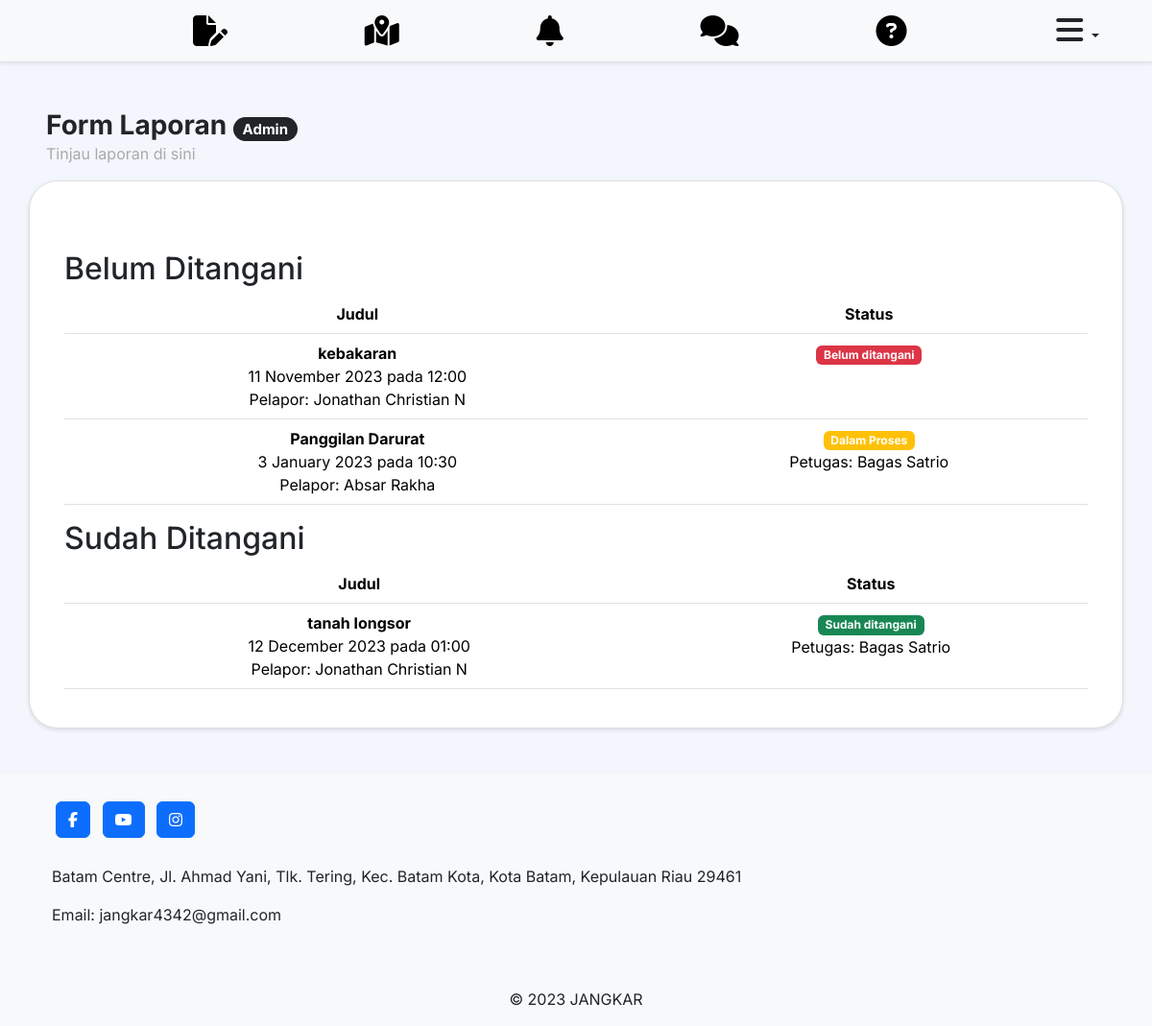
Screenshot of /laporan.php (signed in) with the database file from the repository.
### tables this page shows
CREATE TABLE report (
    report_id INT NOT NULL AUTO_INCREMENT PRIMARY KEY,
    report_title VARCHAR(30),
    report_description VARCHAR(255),
    report_time DATETIME NOT NULL,
    incident_time DATETIME,
    photo VARCHAR(120),
    record VARCHAR(120),
    video VARCHAR(120),
    status ENUM('Belum ditangani', 'Dalam proses', 'Sudah ditangani', 'Ditangguhkan') NOT NULL,
    NIK CHAR(16),
    response TEXT,
    security_id CHAR(11),
    FOREIGN KEY (NIK) REFERENCES residents(NIK),
    FOREIGN KEY (security_id) REFERENCES security(security_id)
);

CREATE TABLE user (
    user_id CHAR(11) PRIMARY KEY,
    username VARCHAR(50) NOT NULL,
    password VARCHAR(15) NOT NULL,
    role ENUM('resident', 'security', 'admin') NOT NULL,
    name VARCHAR(50) NOT NULL
);

### laporan.php (the view, shortened to what this page needs)
<?php
$name = $_SESSION['name'];
$role = $_SESSION['role'];
?>
<!DOCTYPE html>
<html lang="id-ID">
    <head>
        <link rel='stylesheet' href='admin.css'>
        <link rel='stylesheet' href='css/bootstrap.min.css'>
        <link rel='stylesheet' type='text/css' href='fontawesome/css/all.min.css'>
    </head>
    <body style="background-color: #F3F6FC; font-family: 'inter'; padding-top: 90px;">
    <?php
    if ($role == 'resident') { ?>
        <nav class='navbar navbar-expand-lg navbar-light bg-light fixed-top border-bottom shadow-sm'>
            <div class='container mx-auto d-flex justify-content-between align-items-center position-relative'>
                <a class='navbar-brand' href='dashboard.php'>
                    <img src='images/brand.png' width='40' length='40' alt=''>
                </a>
                <div class='d-flex align-items-center'>
                    <a href='laporan.php' class='text-black' style='text-decoration: none;'>
                        <i class='fa-solid fa-file-pen fa-2x d-none d-md-block'></i>
                    </a>
                </div>
                <div class='d-flex align-items-center'>
                    <a href='peta.php' class='text-black' style='text-decoration: none;'>
                        <i class='fa-solid fa-map-location-dot fa-2x d-none d-md-block'></i>
                    </a>
                </div>
                <div class='d-flex align-items-center'>
                    <a href='#' class='text-red'>
                        <i class='fa-solid fa-circle-exclamation fa-4x d-none d-md-block position-absolute'
                            style='color: #ff595e; margin-bottom: -75px; margin-left: -20px;'></i>
                    </a>
                </div>
                <div class='d-flex align-items-center'>
                    <a href='fpk.php' class='text-black' style='text-decoration: none;'>
                        <i class='fa-solid fa-comments fa-2x d-none d-md-block'></i>
                    </a>
                </div>
                <div class='d-flex align-items-center'>
                    <a href='tiket.php' class='text-black' style='text-decoration: none;'>
                        <i class='fa-solid fa-circle-question fa-2x d-none d-md-block'></i>
                    </a>
                </div>
                <div class='d-flex align-items-center '>
                    <div class='dropdown'>
                        <a class='btn dropdown-toggle' href='logout.php' role='button' data-bs-toggle='dropdown'
                            aria-expanded='false'>
                            <i class='fa-solid fa-bars fa-2x'></i>
                        </a>
                        <ul class='dropdown-menu dropdown-menu-end'>
                            <li><span class='dropdown-item-text'><?php echo $name ?></span></li>
                            <li>
                                <hr class='dropdown-divider'>
                            </li>
                            <li><a class='dropdown-item d-block d-md-none' href='dashboard.php'>Dashboard</a></li>
                            <li><a class='dropdown-item active d-block d-md-none' href='laporan.php'>Form Laporan</a></li>
                            <li><a class='dropdown-item d-block d-md-none' href='peta.php'>Peta Keamanan</a></li>
                            <li><a class='dropdown-item d-block d-md-none' href='fpk.php'>Forum Post Komunitas</a></li>
                            <li><a class='dropdown-item d-block d-md-none' href='tiket.php'>Meja Bantuan</a></li>
                            <li>
                                <hr class='dropdown-divider d-block d-md-none'>
                            </li>
                            <li><a class='dropdown-item' href='logout.php'>Keluar</a></li>
                        </ul>
                    </div>
                </div>
            </div>
        </nav>
    <?php } elseif ($role == 'admin') { ?>
        <nav class='navbar navbar-expand-lg navbar-light bg-light fixed-top border-bottom shadow-sm'>
        <div class='container mx-auto d-flex justify-content-between align-items-center position-relative'>
            <div class='d-flex align-items-center'>
                <a href='laporan.php' class='text-black' style='text-decoration: none;'>
                    <i class='fa-solid fa-file-pen fa-2x d-none d-md-block'></i>
                </a>
            </div>
            <div class='d-flex align-items-center'>
                <a href='peta.php' class='text-black' style='text-decoration: none;'>
                    <i class='fa-solid fa-map-location-dot fa-2x d-none d-md-block'></i>
                </a>
            </div>
            <div class='d-flex align-items-center'>
                <a href='notif.php' class='text-black' style='text-decoration: none;'>
                    <i class='fa-solid fa-bell fa-2x d-none d-md-block'></i>
                </a>
            </div>
            <div class='d-flex align-items-center'>
                <a href='fpk.php' class='text-black' style='text-decoration: none;'>
                    <i class='fa-solid fa-comments fa-2x d-none d-md-block'></i>
                </a>
            </div>
            <div class='d-flex align-items-center'>
                <a href='tiket.php' class='text-black' style='text-decoration: none;'>
                    <i class='fa-solid fa-circle-question fa-2x d-none d-md-block'></i>
                </a>
            </div>
            <div class='d-flex align-items-center '>
                <div class='dropdown'>
                    <a class='btn dropdown-toggle' href='logout.php' role='button' data-bs-toggle='dropdown'
                        aria-expanded='false'>
                        <i class='fa-solid fa-bars fa-2x'></i>
                    </a>
                </div>
            </div>
        </div>
    </nav>
    <?php
    }
    ?>
    <h3 class='mb-0 ms-5 mt-4'><strong>Form Laporan </strong><?php
    if ($role == 'resident') {
        echo "<span style='font-size: 15px;'
        class='badge rounded-pill text-bg-danger'>Masyarakat</span></h3>
        <p style='color: darkgray;' class='ms-5'>Laporkan kejadian di sini</p>";
    } elseif ($role == 'security') {
        echo "<span style='font-size: 15px;'
        class='badge rounded-pill text-bg-primary'>Petugas</span></h3>
        <p style='color: darkgray;' class='ms-5'>Tangani laporan di sini</p>";
    } elseif ($role == 'admin') {
        echo "<span style='font-size: 15px;'
        class='badge rounded-pill text-bg-dark'>Admin</span></h3>
        <p style='color: darkgray;' class='ms-5'>Tinjau laporan di sini</p>";
    }
    ?>
    <div class='d-flex align-items-center justify-content-center'>
        <div class='main-page p-4'>
            <div class='container mt-5'>
                <div class='d-flex justify-content-between align-items-center mb-2'>
                    <h2 class='mb-0'>Belum Ditangani</h2>
                </div>
                <div class='text-center'>
                    <table class='table table-hover'>
                        <thead>
                            <tr>
                                <th scope='col' class='text-center'>Judul</th>
                                <th scope='col' class='text-center'>Status</th>
                            </tr>
                        </thead>
                        <tbody>
                            <?php
                            include("koneksi.php");
                            $query = mysqli_query($koneksi, "SELECT report.*, user.name AS pelapor,
                            residents.user_id AS resident_user_id
                            FROM report
                            JOIN residents ON report.NIK = residents.NIK
                            JOIN user ON residents.user_id = user.user_id
                            WHERE report.status IN ('Belum ditangani', 'Dalam proses')
                            ORDER BY report_time DESC");
                            while ($data = mysqli_fetch_array($query)) {
                                $reportTime = date('j F Y \p\a\d\a H:i', strtotime($data['report_time']));
                                $reportTitle = $data['report_title'] ? $data['report_title'] : 'Panggilan Darurat';
                                $securityQuery = mysqli_query($koneksi, "SELECT user.name AS security_name
                                FROM security
                                JOIN user ON security.user_id = user.user_id
                                WHERE security.security_id = '" . $data['security_id'] . "'");
                                $securityData = mysqli_fetch_array($securityQuery);
                            ?>
                            <tr onclick="window.location='detailLaporan.php?report_id=<?php echo $data['report_id']; ?>';">
                                <td class='text-center'>
                                    <strong><?php echo $reportTitle; ?></strong>
                                    <br />
                                    <span class='small-text'><?php echo $reportTime ?></span><br />
                                    <span class='small-text'>Pelapor: <?php echo $data['pelapor']?></span>
                                </td>
                                <td class='text-center'>
                                <?php if ($data['status'] == 'Dalam proses') : ?>
                                    <span class='badge bg-warning'>Dalam Proses</span>
                                    <br />
                                    <span class='small-text'>Petugas: <?php echo $securityData['security_name'];?></span>
                                <?php else : ?>
                                    <span class='badge bg-danger'><?php echo $data['status']; ?></span>
                                    <?php endif; ?>
                                </td>
                            </tr>
                            <?php
                             }
                            ?>
                        </tbody>
                    </table>
                </div>
                <h2>Sudah Ditangani</h2>
                <div class='text-center'>
                    <table class='table table-hover'>
                        <thead>
                            <tr>
                                <th scope='col' class='text-center'>Judul</th>
                                <th scope='col' class='text-center'>Status</th>
                            </tr>
                        </thead>
                        <tbody>
                        <?php
                            include("koneksi.php");
                            $query = mysqli_query($koneksi, "SELECT report.*, user.name AS pelapor,
                            residents.user_id AS resident_user_id
                            FROM report
                            JOIN residents ON report.NIK = residents.NIK
                            JOIN user ON residents.user_id = user.user_id
                            WHERE report.status IN ('Sudah ditangani', 'Ditangguhkan')
                            ORDER BY report_time DESC");
                            while ($data = mysqli_fetch_array($query)) {
                                $reportTime = date('j F Y \p\a\d\a H:i', strtotime($data['report_time']));
                                $reportTitle = $data['report_title'] ? $data['report_title'] : 'Panggilan Darurat';
                                $securityQuery = mysqli_query($koneksi, "SELECT user.name AS security_name
                                FROM security
                                JOIN user ON security.user_id = user.user_id
                                WHERE security.security_id = '" . $data['security_id'] . "'");
                                $securityData = mysqli_fetch_array($securityQuery);
                            ?>
                            <tr onclick="window.location='detailLaporan.php?report_id=<?php echo $data['report_id']; ?>';">
                                <td class='text-center'>
                                    <strong><?php echo $reportTitle; ?></strong>
                                    <br />
                                    <span class='small-text'><?php echo $reportTime; ?></span><br />
                                    <span class='small-text'>Pelapor: <?php echo $data['pelapor']?></span>
                                </td>
                                <td class='text-center'>
                                <?php if ($data['status'] == 'Sudah ditangani') : ?>
                                    <span class='badge bg-success'>Sudah ditangani</span>
                                    <br />
                                    <span class='small-text'>Petugas: <?php echo $securityData['security_name'];?></span>
                                <?php else : ?>
                                    <span class='badge bg-dark'><?php echo $data['status']; ?></span>
                                    <br />
                                    <span class='small-text'>Petugas: <?php echo $securityData['security_name'];?></span>
                                    <?php endif; ?>
                                </td>
                            </tr>
                            <?php
                             }
                            ?>
                        </tbody>
                    </table>
                </div>
            </div>
        </div>
    </div>
    <footer class='bg-light text-center text-lg-start mt-5'>
        <div class='container p-4'>
            <section class='mb-4'>
                <a class='btn btn-primary btn-floating m-1'
                    href='https://www.facebook.com/profile.php?id=61554361356326&mibextid=LQQJ4d' role='button'><i
                        class='fab fa-facebook-f'></i></a>
                <a class='btn btn-primary btn-floating m-1' href='https://www.youtube.com/@JANGKAR' role='button'><i
                        class='fab fa-youtube'></i></a>
                <a class='btn btn-primary btn-floating m-1'
                    href='https://instagram.com/jangkar.2023?igshid=YTQwZjQ0NmI0OA%3D%3D&utm_source=qr' role='button'><i
                        class='fab fa-instagram'></i></a>
            </section>
            <section class='mb-4'>
                <p>
                    Batam Centre, Jl. Ahmad Yani, Tlk. Tering, Kec. Batam Kota, Kota Batam, Kepulauan Riau 29461
                </p>
                <p>
                    Email: jangkar4342@gmail.com
                </p>
            </section>
        </div>
        <div class='text-center p-3 bg-light'>
            © 2023 JANGKAR
        </div>
    </footer>
</body>

### admin.css (style rules this page uses)
.main-page { height: auto; width: 95%; background-color: white; border-radius: 30px; box-shadow: 0 2px 4px rgba(0, 0, 0, 0.1); border: 1px solid #ddd; position: relative; }

### rows the page displays
report: report_title "kebakaran", report_time "11 November 2023 pada 12:00", user.name "Jonathan Christian N", status "Belum ditangani"
report: report_title "Panggilan Darurat", report_time "3 January 2023 pada 10:30", user.name "Absar Rakha", user.name "Bagas Satrio"
report: report_title "tanah longsor", report_time "12 December 2023 pada 01:00", user.name "Jonathan Christian N", user.name "Bagas Satrio"
